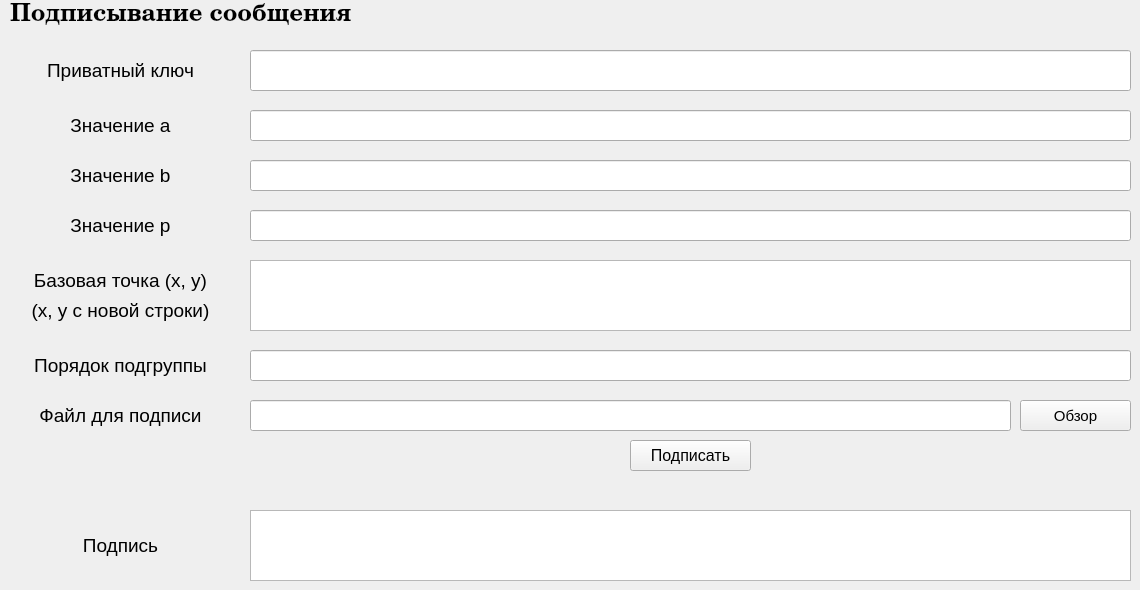
    <widget class="QWidget" name="GenSign">
     <attribute name="title">
      <string>Генерация подписи</string>
     </attribute>
     <widget class="QLineEdit" name="InputP">
      <property name="geometry">
       <rect>
        <x>250</x>
        <y>210</y>
        <width>881</width>
        <height>31</height>
       </rect>
      </property>
      <property name="font">
       <font>
        <pointsize>11</pointsize>
       </font>
      </property>
      <property name="text">
       <string/>
      </property>
      <property name="frame">
       <bool>true</bool>
      </property>
     </widget>
     <widget class="QPushButton" name="FileGenSign">
      <property name="geometry">
       <rect>
        <x>1020</x>
        <y>400</y>
        <width>111</width>
        <height>31</height>
       </rect>
      </property>
      <property name="font">
       <font>
        <pointsize>11</pointsize>
       </font>
      </property>
      <property name="text">
       <string>Обзор</string>
      </property>
     </widget>
     <widget class="QLineEdit" name="InputA">
      <property name="geometry">
       <rect>
        <x>250</x>
        <y>110</y>
        <width>881</width>
        <height>31</height>
       </rect>
      </property>
      <property name="font">
       <font>
        <pointsize>11</pointsize>
       </font>
      </property>
      <property name="frame">
       <bool>true</bool>
      </property>
     </widget>
     <widget class="QLabel" name="label_12">
      <property name="geometry">
       <rect>
        <x>-10</x>
        <y>290</y>
        <width>261</width>
        <height>41</height>
       </rect>
      </property>
      <property name="font">
       <font>
        <pointsize>14</pointsize>
       </font>
      </property>
      <property name="text">
       <string>(x, y с новой строки)</string>
      </property>
      <property name="alignment">
       <set>Qt::AlignCenter</set>
      </property>
     </widget>
     <widget class="QPushButton" name="Sign">
      <property name="geometry">
       <rect>
        <x>630</x>
        <y>440</y>
        <width>121</width>
        <height>31</height>
       </rect>
      </property>
      <property name="font">
       <font>
        <pointsize>12</pointsize>
       </font>
      </property>
      <property name="text">
       <string>Подписать</string>
      </property>
     </widget>
     <widget class="QLabel" name="label_6">
      <property name="geometry">
       <rect>
        <x>10</x>
        <y>0</y>
        <width>671</width>
        <height>31</height>
       </rect>
      </property>
      <property name="font">
       <font>
        <family>Century</family>
        <pointsize>18</pointsize>
        <weight>75</weight>
        <bold>true</bold>
       </font>
      </property>
      <property name="frameShape">
       <enum>QFrame::NoFrame</enum>
      </property>
      <property name="text">
       <string>Подписывание сообщения</string>
      </property>
      <property name="textFormat">
       <enum>Qt::AutoText</enum>
      </property>
      <property name="alignment">
       <set>Qt::AlignLeading|Qt::AlignLeft|Qt::AlignVCenter</set>
      </property>
      <property name="openExternalLinks">
       <bool>false</bool>
      </property>
     </widget>
     <widget class="QLabel" name="label_13">
      <property name="geometry">
       <rect>
        <x>-10</x>
        <y>340</y>
        <width>261</width>
        <height>51</height>
       </rect>
      </property>
      <property name="font">
       <font>
        <pointsize>14</pointsize>
       </font>
      </property>
      <property name="text">
       <string>Порядок подгруппы</string>
      </property>
      <property name="alignment">
       <set>Qt::AlignCenter</set>
      </property>
     </widget>
     <widget class="QLineEdit" name="InputFile">
      <property name="geometry">
       <rect>
        <x>250</x>
        <y>400</y>
        <width>761</width>
        <height>31</height>
       </rect>
      </property>
      <property name="font">
       <font>
        <pointsize>11</pointsize>
       </font>
      </property>
      <property name="text">
       <string/>
      </property>
      <property name="frame">
       <bool>true</bool>
      </property>
     </widget>
     <widget class="QLineEdit" name="InputB">
      <property name="geometry">
       <rect>
        <x>250</x>
        <y>160</y>
        <width>881</width>
        <height>31</height>
       </rect>
      </property>
      <property name="font">
       <font>
        <pointsize>11</pointsize>
       </font>
      </property>
      <property name="text">
       <string/>
      </property>
      <property name="frame">
       <bool>true</bool>
      </property>
     </widget>
     <widget class="QLineEdit" name="InputPrivateKeyLine">
      <property name="geometry">
       <rect>
        <x>250</x>
        <y>50</y>
        <width>881</width>
        <height>41</height>
       </rect>
      </property>
      <property name="font">
       <font>
        <pointsize>11</pointsize>
       </font>
      </property>
      <property name="cursor">
       <cursorShape>ArrowCursor</cursorShape>
      </property>
      <property name="accessibleDescription">
       <string/>
      </property>
      <property name="inputMask">
       <string/>
      </property>
      <property name="text">
       <string/>
      </property>
      <property name="frame">
       <bool>true</bool>
      </property>
      <property name="echoMode">
       <enum>QLineEdit::Password</enum>
      </property>
     </widget>
     <widget class="QLabel" name="label_15">
      <property name="geometry">
       <rect>
        <x>-10</x>
        <y>520</y>
        <width>261</width>
        <height>51</height>
       </rect>
      </property>
      <property name="font">
       <font>
        <family>MS Shell Dlg 2</family>
        <pointsize>14</pointsize>
       </font>
      </property>
      <property name="text">
       <string>Подпись</string>
      </property>
      <property name="alignment">
       <set>Qt::AlignCenter</set>
      </property>
     </widget>
     <widget class="QLabel" name="label_11">
      <property name="geometry">
       <rect>
        <x>-10</x>
        <y>260</y>
        <width>261</width>
        <height>41</height>
       </rect>
      </property>
      <property name="font">
       <font>
        <pointsize>14</pointsize>
       </font>
      </property>
      <property name="text">
       <string>Базовая точка (x, y)</string>
      </property>
      <property name="alignment">
       <set>Qt::AlignCenter</set>
      </property>
     </widget>
     <widget class="QLabel" name="label_9">
      <property name="geometry">
       <rect>
        <x>-10</x>
        <y>100</y>
        <width>261</width>
        <height>51</height>
       </rect>
      </property>
      <property name="font">
       <font>
        <pointsize>14</pointsize>
       </font>
      </property>
      <property name="text">
       <string>Значение a</string>
      </property>
      <property name="alignment">
       <set>Qt::AlignCenter</set>
      </property>
     </widget>
     <widget class="QLabel" name="label_8">
      <property name="geometry">
       <rect>
        <x>-10</x>
        <y>200</y>
        <width>261</width>
        <height>51</height>
       </rect>
      </property>
      <property name="font">
       <font>
        <pointsize>14</pointsize>
       </font>
      </property>
      <property name="text">
       <string>Значение p</string>
      </property>
      <property name="alignment">
       <set>Qt::AlignCenter</set>
      </property>
     </widget>
     <widget class="QLabel" name="label_10">
      <property name="geometry">
       <rect>
        <x>-10</x>
        <y>150</y>
        <width>261</width>
        <height>51</height>
       </rect>
      </property>
      <property name="font">
       <font>
        <pointsize>14</pointsize>
       </font>
      </property>
      <property name="text">
       <string>Значение b</string>
      </property>
      <property name="alignment">
       <set>Qt::AlignCenter</set>
      </property>
     </widget>
     <widget class="QLabel" name="label_16">
      <property name="geometry">
       <rect>
        <x>-10</x>
        <y>390</y>
        <width>261</width>
        <height>51</height>
       </rect>
      </property>
      <property name="font">
       <font>
        <family>MS Shell Dlg 2</family>
        <pointsize>14</pointsize>
       </font>
      </property>
      <property name="text">
       <string>Файл для подписи</string>
      </property>
      <property name="alignment">
       <set>Qt::AlignCenter</set>
      </property>
     </widget>
     <widget class="QLabel" name="label_7">
      <property name="geometry">
       <rect>
        <x>-10</x>
        <y>50</y>
        <width>261</width>
        <height>41</height>
       </rect>
      </property>
      <property name="font">
       <font>
        <pointsize>14</pointsize>
       </font>
      </property>
      <property name="text">
       <string>Приватный ключ</string>
      </property>
      <property name="alignment">
       <set>Qt::AlignCenter</set>
      </property>
     </widget>
     <widget class="QTextEdit" name="InputBasePoint">
      <property name="geometry">
       <rect>
        <x>250</x>
        <y>260</y>
        <width>881</width>
        <height>71</height>
       </rect>
      </property>
      <property name="font">
       <font>
        <pointsize>11</pointsize>
       </font>
      </property>
      <property name="frameShape">
       <enum>QFrame::StyledPanel</enum>
      </property>
      <property name="html">
       <string>&lt;!DOCTYPE HTML PUBLIC &quot;-//W3C//DTD HTML 4.0//EN&quot; &quot;http://www.w3.org/TR/REC-html40/strict.dtd&quot;&gt;
&lt;html&gt;&lt;head&gt;&lt;meta name=&quot;qrichtext&quot; content=&quot;1&quot; /&gt;&lt;style type=&quot;text/css&quot;&gt;
p, li { white-space: pre-wrap; }
&lt;/style&gt;&lt;/head&gt;&lt;body style=&quot; font-family:'MS Shell Dlg 2'; font-size:11pt; font-weight:400; font-style:normal;&quot;&gt;
&lt;p style=&quot;-qt-paragraph-type:empty; margin-top:0px; margin-bottom:0px; margin-left:0px; margin-right:0px; -qt-block-indent:0; text-indent:0px; font-family:'Century'; font-size:10pt;&quot;&gt;&lt;br /&gt;&lt;/p&gt;&lt;/body&gt;&lt;/html&gt;</string>
      </property>
     </widget>
     <widget class="QLineEdit" name="InputSubgroupOrder">
      <property name="geometry">
       <rect>
        <x>250</x>
        <y>350</y>
        <width>881</width>
        <height>31</height>
       </rect>
      </property>
      <property name="font">
       <font>
        <pointsize>11</pointsize>
       </font>
      </property>
      <property name="text">
       <string/>
      </property>
      <property name="frame">
       <bool>true</bool>
      </property>
     </widget>
     <widget class="QTextEdit" name="YourSign">
      <property name="geometry">
       <rect>
        <x>250</x>
        <y>510</y>
        <width>881</width>
        <height>71</height>
       </rect>
      </property>
      <property name="font">
       <font>
        <pointsize>11</pointsize>
       </font>
      </property>
      <property name="frameShape">
       <enum>QFrame::StyledPanel</enum>
      </property>
      <property name="readOnly">
       <bool>true</bool>
      </property>
      <property name="html">
       <string>&lt;!DOCTYPE HTML PUBLIC &quot;-//W3C//DTD HTML 4.0//EN&quot; &quot;http://www.w3.org/TR/REC-html40/strict.dtd&quot;&gt;
&lt;html&gt;&lt;head&gt;&lt;meta name=&quot;qrichtext&quot; content=&quot;1&quot; /&gt;&lt;style type=&quot;text/css&quot;&gt;
p, li { white-space: pre-wrap; }
&lt;/style&gt;&lt;/head&gt;&lt;body style=&quot; font-family:'MS Shell Dlg 2'; font-size:11pt; font-weight:400; font-style:normal;&quot;&gt;
&lt;p style=&quot;-qt-paragraph-type:empty; margin-top:0px; margin-bottom:0px; margin-left:0px; margin-right:0px; -qt-block-indent:0; text-indent:0px; font-family:'Century'; font-size:10pt;&quot;&gt;&lt;br /&gt;&lt;/p&gt;&lt;/body&gt;&lt;/html&gt;</string>
      </property>
     </widget>
    </widget>
